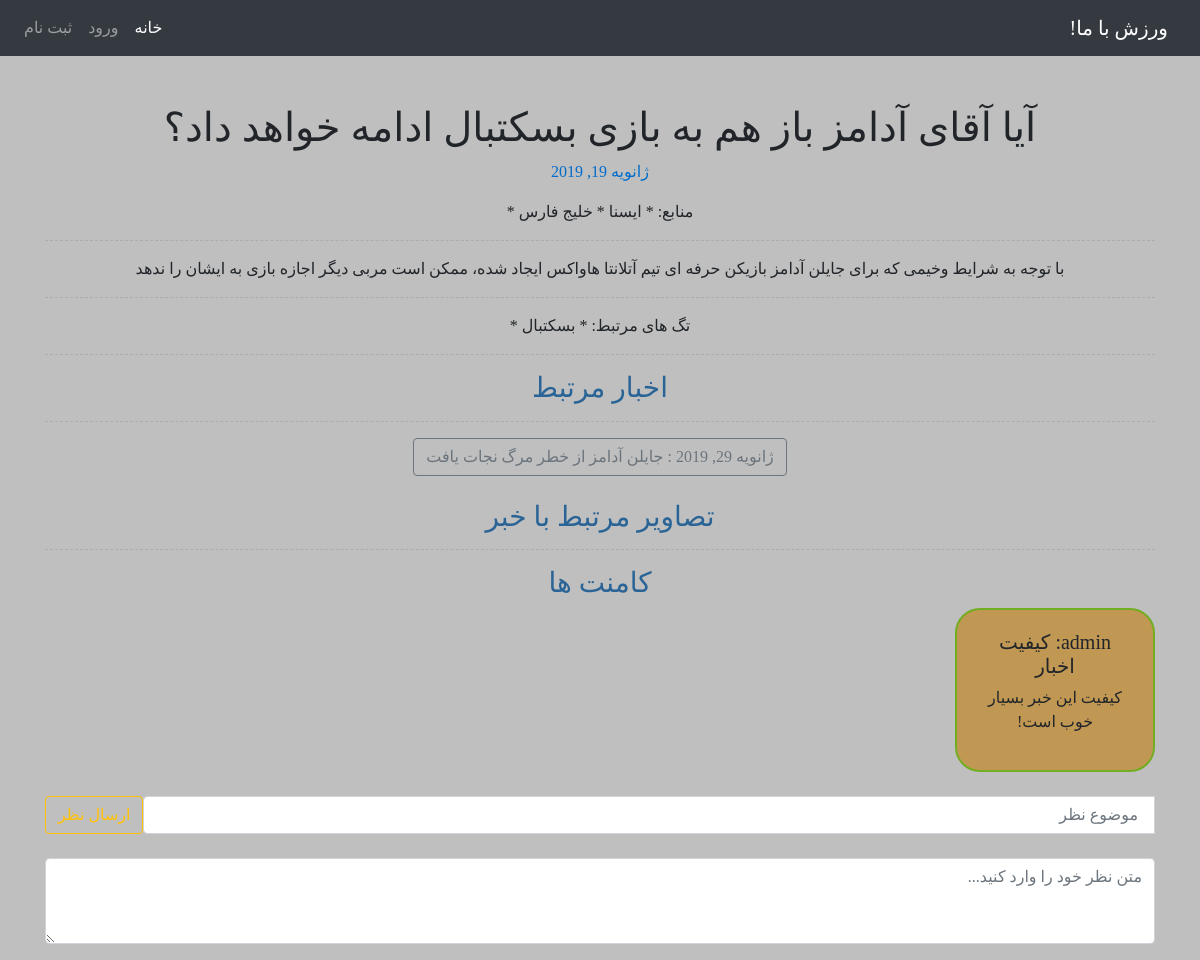
The app's page /9/news-detail with its own data.
### sport/models/general_models.py (models this page shows, shortened)
class News(models.Model):
    type = models.CharField(max_length=1, choices=TYPE_CHOICES, default='F', verbose_name=_('نوع'))
    title = models.CharField(max_length=100, verbose_name=_('عنوان'))
    text = models.TextField(verbose_name=_('متن'))
    publish_date = models.DateField(verbose_name=_('تاریخ انتشار'))
    class Meta:
        verbose_name = _('خبر')
        verbose_name_plural = _('اخبار')

class Resource(models.Model):
    name = models.CharField(max_length=100, verbose_name=_('نام'))
    news = models.ManyToManyField(News, verbose_name=_('خبر'))
    class Meta:
        verbose_name = _('منبع')
        verbose_name_plural = _('منابع')

class Tag(models.Model):
    text = models.CharField(max_length=100, verbose_name=_('متن'))
    news = models.ManyToManyField(News, verbose_name=_('خبر'))
    class Meta:
        verbose_name = _('تگ')
        verbose_name_plural = _('تگ ها')

class Comment(models.Model):
    title = models.CharField(max_length=100, verbose_name=_('عنوان'))
    text = models.TextField(verbose_name=_('متن'))
    writer = models.ForeignKey(User, on_delete=models.CASCADE, verbose_name=_('نویسنده'))
    news = models.ForeignKey(News, on_delete=models.CASCADE, verbose_name=_('خبر'))
    class Meta:
        verbose_name = _('نظر')
        verbose_name_plural = _('نظرات')

### sport/views/general_views.py (the view)
# urls.py: path('<int:news_id>/news-detail', news_detail_view, name='news-detail'),
def news_detail_view(request, news_id):
    news = get_object_or_404(News, pk=news_id)
    if request.POST:
        title = request.POST['title']
        text = request.POST['comment']
        writer = request.user
        new_comment = Comment(title=title, text=text, writer=writer, news=news)
        new_comment.save()
    related_news = []
    related_tags = news.tag_set.all()
    for t in related_tags:
        for n in t.news.all():
            related_news.append(n)
    if related_news.__contains__(news):
        related_news.remove(news)
    comments = news.comment_set.all()
    return render(request, 'sport/general/news_detail.html', {
        'news': news,
        'related_news': related_news,
        "comments": comments
    }
                  )

### sport/templates/sport/general/news_detail.html (shortened to what this page needs)
{% extends 'base.html' %}
{% block content %}
    <head>
    </head>
    <body>
    <div class="container">
        <br><br>
        <h1>{{ news.title }}</h1>
        <p style="color: #006dcc">{{ news.publish_date }}</p>
        {% if news.resource_set.all %}
            <div>
                منابع:
                {% for r in news.resource_set.all %}
                    <div style="display: inline">
                        * {{ r.name }}
                    </div>
                {% endfor %}
                <div style="display: inline">
                    *
                </div>
            </div>
        {% else %}
            <p>منبع ندارد!</p>
        {% endif %}
        <hr style="border-style: dashed; color: #00b3ee;">
        <p>{{ news.text }}</p>
        <hr style="border-style: dashed; color: #00b3ee;">
        {% if news.tag_set.all %}
            <div>
                تگ های مرتبط:
                {% for t in news.tag_set.all %}
                    <div style="display: inline">
                        * {{ t.text }}
                    </div>
                {% endfor %}
                <div style="display: inline">
                    *
                </div>
            </div>
        {% else %}
            <p>تگ مرتبط ندارد!</p>
        {% endif %}
        <hr style="border-style: dashed; color: #00b3ee;">
        <h3>اخبار مرتبط</h3>
        <hr style="border-style: dashed; color: #00b3ee;">
        {% if related_news %}
            <div class="pre-scrollable">
                {% for n in related_news %}
                    <div style="display: block">
                        <a href="{% url 'sport:news-detail' n.id %}" type="button"
                           class="btn btn-outline-secondary">{{ n.publish_date }} : {{ n.title }}</a>
                        <br>
                        <br>
                    </div>
                {% endfor %}
            </div>
        {% else %}
            <p style="color: darkred">اخباری مرتبط با این بازیکن وجود ندارد!</p>
        {% endif %}
        {% if comments %}
            <h3>تصاویر مرتبط با خبر</h3>
            <hr style="border-style: dashed; color: #00b3ee;">
            <h3>کامنت ها</h3>
            {% for c in comments %}
                <div id="rcorners2">
                    <h5>{{ c.writer.username }}:
                        {{ c.title }}
                    </h5>
                    <p>{{ c.text }}</p>
                </div>
                <br>
            {% endfor %}
        {% else %}
            <p>کامنتی وجود ندارد برای این خبر</p>
        {% endif %}
        <form action="{% url 'sport:news-detail' news.id %}" method="post" id="usrform">
            <div class="input-group">
                <input type="text" name="title" class="form-control"
                       placeholder=" موضوع نظر">
                <div class="input-group-btn">
                    <button type="submit" class="btn btn-outline-warning">ارسال نظر</button>
                </div>
            </div>
        </form>
        <br>
        <div class="form-group shadow-textarea">
        <textarea name="comment" form="usrform" class="form-control z-depth-1" id="exampleFormControlTextarea6" rows="3"
                  placeholder="متن نظر خود را وارد کنید..."></textarea>
        </div>
    </div>
    </body>
{% endblock %}

### records on screen
News: title "آیا آقای آدامز باز هم به بازی بسکتبال ادامه خواهد داد؟", publish_date "ژانویه 19, 2019", text "با توجه به شرایط وخیمی که برای جایلن آدامز بازیکن حرفه ای تیم آتلانتا هاواکس ایجاد شده، ممکن است مربی دیگر اجازه بازی به ایشان را ندهد"
Resource: name "ایسنا"
Resource: name "خلیج فارس"
Tag: text "بسکتبال"
News: title "جایلن آدامز از خطر مرگ نجات یافت"
Comment: writer.username "admin", title "کیفیت اخبار", text "کیفیت این خبر بسیار خوب است!"
